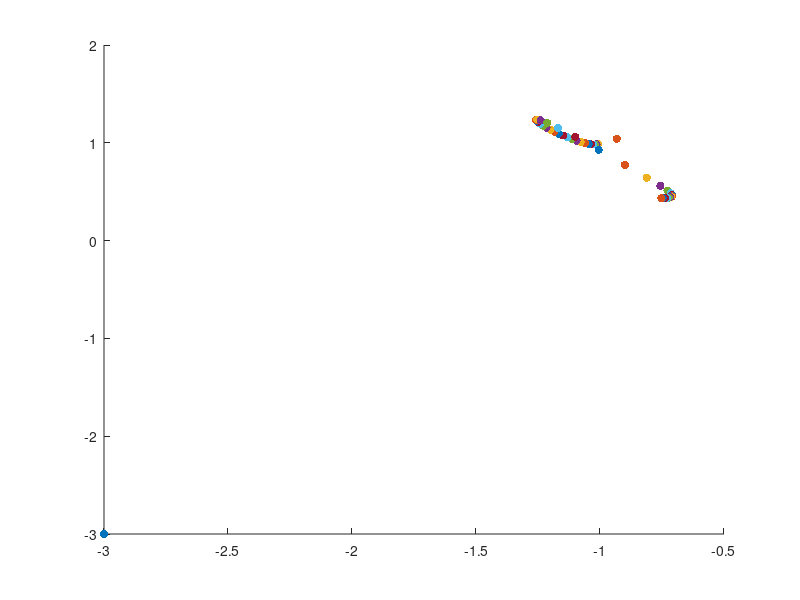

The MATLAB source for this figure:
function test_K_slack_gh_pos()
% min f(x) 
% s.t h(x) = 0
%     g(x) >= 0    constraints' sign is the only thing changed here

% % ----------  matlab  ---------
% x0 = [-1,1]; % Make a starting guess at the solution
% options = optimoptions(@fmincon,'Algorithm','sqp');
% [x,fval] = fmincon(@objfun,x0,[],[],[],[],[],[],... 
%    @confun,options);


f_size_min = 0.05;             
f_size_max = 5;                
dmu_min = -0.9; 
dmu_max = -0.01; 
delta_bar = 1;                 % simpler problem, large delta_bar
phi_bar = 5/180*pi;            

% Brown Zingg: mu: 1 -> 0 (used here);   Watson : mu: 0 -> 1
mu = 1.0;   
x0 = [-1; 1];           
s0 = 2; 
lamg0 = 0;
lamh0 = 0; 
x = [-3; -3];  
s = 1; 
lamg = -1;
lamh = -1; 

nx = length(x);
ns = length(s);       % inequality constraints
ng = length(lamg);    % inequality constraints
nh = length(lamh);    % equality constraints

K0 = obj_K(x, s, lamg, lamh, mu); 
normK = norm(K0,Inf); 
K0_tol = normK*1e-6; 
% solving the Cubic homotopy using hometopy continuation 
% with mu 1 -> 0, the same method as in David Brown's paper
step_size = 0.05;               
outer_iter = 0; 
inner_iter = 0; 

x_hist = [];   lamg_hist = [];   lamh_hist = [];
x_hist = [x_hist, x];
lamg_hist = [lamg_hist, lamg]; 
lamh_hist = [lamh_hist, lamh];

figure('Name', 'Lam Path')
hold on 
scatter(x(1), x(2),[],'filled')
% scatter(lam(1), lam(2),[],'filled')


while mu > 0.0
     outer_iter = outer_iter + 1; 
    
     % predictor direction
     [Homo, dHdx, dHdmu] = obj_homo(x, s, lamg, lamh, mu, x0, s0, lamg0, lamh0); 
     
     % dxdmu = gmres(dHdx, dHdmu, [], 0.5);
     dxdmu = dHdx \ dHdmu;
     tau = [dxdmu; -1];    
     t = tau./norm(tau);             % normalized Newton step
  
     if outer_iter > 1
        % step length calculation
        delta = norm(x - x_p0); 
        phi = acos(t'*tsave); 
        
        f_size = max(sqrt(delta/delta_bar), phi/phi_bar); 
        f_size = max(f_size_min, f_size); 
        f_size = min(f_size_max, f_size); 
        step_size = step_size/f_size; 
       
     end
    
    tsave = t; 
    
    x = x + step_size.*t(1:nx);
    s = s + step_size.*t(nx+1:nx+ns);
    lamg = lamg + step_size.*t(nx+ns+1:nx+ns+ng);
    lamh = lamh + step_size.*t(nx+ns+ng+1:end-1);
    dmu = step_size.*t(end); 
    dmu = max(dmu_min, dmu);
    dmu = min(dmu_max, dmu);    
    mu = mu + dmu; 
    
    mu = max(0.0, mu); 
    
    [Homo, dHdx, dHdmu] = obj_homo(x, s, lamg, lamh, mu, x0, s0, lamg0, lamh0); 
    % lam = solve_lam(mu,x,b0,c0, lam);
    
    normH = norm(Homo);
    inner_tol = normH*0.1;     % 0.1 is best choice for cubic complementary
    
    x_p0 = x;     
     
    % corrector
    newton_iter = 0; 
    while (normH > inner_tol) && (newton_iter < 20)
        newton_iter = newton_iter + 1; 
        inner_iter = inner_iter + 1; 
        dx = -dHdx\Homo;
        % dx = -gmres(dHdx, Homo);
        x = x + dx(1:nx);
        s = s + dx(nx+1:nx+ns); 
        lamg = lamg + dx(nx+ns+1:nx+ns+ng); 
        lamh = lamh + dx(nx+ns+ng+1:end); 
        
        [Homo, dHdx, dHdmu] = obj_homo(x, s, lamg, lamh, mu, x0, s0, lamg0, lamh0); 
        normH = norm(Homo);
    end 
    
    K = obj_K(x, s, lamg, lamh, mu); 
    normK = norm(K,Inf); 

    if normK < K0_tol
        break
    end
    
    x_hist = [x_hist, x];
    lamg_hist = [lamg_hist, lamg]; 
    hold on 
    scatter(x(1), x(2),[],'filled')
    
    % scatter(lam(1), lam(2),[],'filled')
    % updating a is not helping here... 
    
end

% c = linspace(1,10,size(x_hist,2));
% scatter(x_hist(1,:), x_hist(2,:), [],c,'filled')
x
mu
outer_iter
inner_iter
end

function K = obj_K(x, s, lamg, lamh, mu)
[f, df, hf] = objfun(x);
[g, h, dg, dh, hg, hh] = confun(x); 

lag_grad = df + dg*lamg + dh*lamh; 

e = ones(size(lamg)); 
K = [lag_grad;
     s.*lamg;   
     g - s;
     h]; 
end

function [Homo, dHdxsl, dHdmu] = ...
    obj_homo(x, s, lamg, lamh, mu, x0, s0, lamg0, lamh0)

[f, df, hf] = objfun(x);
[g, h, dg, dh, hg, hh] = confun(x); 

lag_grad = df + dg*lamg + dh*lamh; 
lag_hess = hf; 
for j = 1:length(g)
    lag_hess = lag_hess + lamg(j).*hg{j};
end
for j = 1:length(h)
    lag_hess = lag_hess + lamh(j).*hh{j};
end


K1 = (1-mu).*lag_grad + mu.*(x-x0);
dK1dx = (1-mu).*lag_hess + mu.*eye(length(x));
dK1ds = zeros(length(K1), length(s));
dK1dlamg = (1-mu).*dg; 
dK1dlamh = (1-mu).*dh; 
dK1dmu = -lag_grad + (x-x0);

e = ones(size(lamg)); 

K2 = (1-mu).*(-s.*lamg) + mu.*(s-s0); 
dK2dx = zeros(length(lamg), length(x));
dK2ds = -(1-mu).*diag(lamg) + mu.*eye(length(s)); 
dK2dlamg = -(1-mu).*diag(s);    
dK2dlamh = zeros(length(K2), length(lamh));
dK2dmu = s.*lamg + (s-s0); 

K3 = (1-mu).*(g-s) - mu.*(lamg - lamg0); 
dK3dx = (1-mu).*dg'; 
dK3ds = -(1-mu).*eye(length(K3)); 
dK3dlamg = -mu.*eye(length(lamg)); 
dK3dlamh = zeros(length(K3),length(lamh));
dK3dmu = -(g-s) - (lamg-lamg0); 

K4 = (1-mu).*h - mu.*(lamh - lamh0); 
dK4dx = (1-mu).*dh';
dK4ds = zeros(length(K4),length(s));
dK4dlamg = zeros(length(K4),length(lamg));
dK4dlamh = -mu.*eye(length(lamh));
dK4dmu = -h - (lamh - lamh0); 

Homo = [K1;
        K2;
        K3;
        K4];    
dHdxsl = [dK1dx, dK1ds, dK1dlamg, dK1dlamh;
          dK2dx, dK2ds, dK2dlamg, dK2dlamh;  
          dK3dx, dK3ds, dK3dlamg, dK3dlamh;
          dK4dx, dK4ds, dK4dlamg, dK4dlamh];
dHdmu = [dK1dmu;
         dK2dmu;
         dK3dmu;
         dK4dmu]; 
end


%{
function [f,df,hf] = objfun(x)
% note: the constraint x >= 0 is assimilated into func: obj_homo

% initial x0, x is critical
% % first problem
% x0 = [2;2]; 
% x = [3; 3];     % find the solution to the 1e-4 precision

% f = 1/2*(x(1) + 1)^2  + 1/2*(x(2) + 1)^2;
% df = [x(1) + 1;
%      x(2) + 1];
% hf = [1,0;
%      0,1];  

 
% x0 = [0.6;4];       % x0, is critical
% x = [2; 2];         % strangely, this is not as robust as assumed
                      % can you find out the reason why?
                      % some x0, x will work; others doesn't? 
f = (x(1) + 1)*(x(1) - 2)  + (x(2) - 1)*(x(2) + 2);
df = [2*x(1)-1;
     2*x(2)+1];
hf = [2,0;
     0,2];
 
end

function [g, dg, hg] = confun(x)
% x0 = [0.8; 0.9];       % x0, is critical
% lam0 = [0.1;0.1];      % here g<=0
% x = [4; 3];   
% lam = [1; 1];

A = [1,0;
     0,1];
b = [0;0];

g = -(A*x - b); 
dg = -A; 
hg = cell(1, length(g)); 
hg{1} = zeros(length(x));
hg{2} = zeros(length(x));

end
%}




function [f,df,hf] = objfun(x)
% solution
% x = -0.7529    0.4332
% fval = 1.5093

f = exp(x(1))*(4*x(1)^2+2*x(2)^2+4*x(1)*x(2)+2*x(2)+1);

df = zeros(2,1);
hf = zeros(2,2);
df(1,1) = exp(x(1))*(4*x(1)^2 + 2*x(2)^2 + 4*x(1)*x(2) + 2*x(2) + 1) + ...
    exp(x(1))*(8*x(1) + 4*x(2)); 
df(2,1) = exp(x(1))*(4*x(2) + 4*x(1) +2);

hf(1,1) = df(1,1) + exp(x(1))*(8*x(1) + 4*x(2)) + exp(x(1))*8;
hf(1,2) = df(2,1) + exp(x(1))*(4);
hf(2,1) = df(2,1) + exp(x(1))*(4);
hf(2,2) = exp(x(1))*(4);

end

function [g, h, dg, dh, hg, hh] = confun(x)
% g, dg, hg: inequality values, gradients, hessians
% h, dh, hh: equality values, gradients, hessians
% matlab  : g<0         
% Nonlinear inequality constraints <=0  for matlab
g = -x(1)*x(2) - 10;
dg = [-x(2)
      -x(1)];
hg = cell(1, length(g)); 
hg{1} = [0,-1;-1,0];

g = -g; 
dg = -dg; 
hg{1}=-hg{1};

% Nonlinear equality constraints
h = x(1)^2 + x(2) - 1;
dh = [2*x(1);
      1]; 
hh{1} = [2,0;
         0,0];
end
